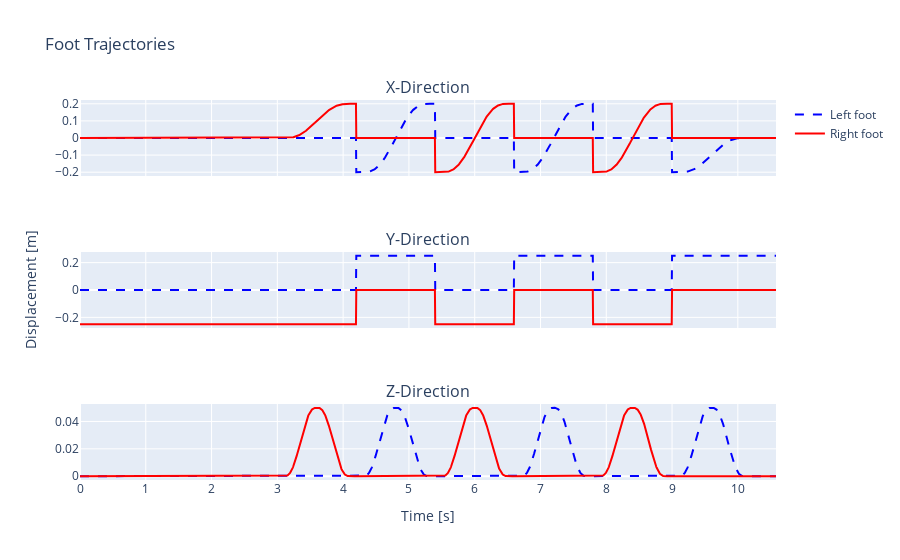

Source (notebook cell):
### Code cell
import plotly.express as px
from plotly.subplots import make_subplots
import plotly.graph_objects as go

data = motion_traj
time = data['time']
left_foot_color = 'blue'
right_foot_color = 'red'

fig = make_subplots(rows=3, 
                    cols=1,  # Remove the 0 before cols=1
                    vertical_spacing=0.2,
                    subplot_titles=('X-Direction', 'Y-Direction', 'Z-Direction'),
                    shared_xaxes=True,
                    shared_yaxes=True
)
fig.add_trace(go.Scatter(x=time, y=data['left_foot_x'], mode='lines', line=dict(color=left_foot_color, dash='dash'), name='Left foot'), row=1, col=1)
fig.add_trace(go.Scatter(x=time, y=data['right_foot_x'], mode='lines', line=dict(color=right_foot_color), name='Right foot'), row=1, col=1)

fig.add_trace(go.Scatter(x=time, y=data['left_foot_y'], mode='lines', line=dict(color=left_foot_color, dash='dash'), showlegend=False, name='Left foot'), row=2, col=1)
fig.add_trace(go.Scatter(x=time, y=data['right_foot_y'], mode='lines', line=dict(color=right_foot_color), showlegend=False, name='Right foot'), row=2, col=1)

fig.add_trace(go.Scatter(x=time, y=data['left_foot_z'], mode='lines', line=dict(color=left_foot_color, dash='dash'), showlegend=False, name='Left foot'), row=3, col=1)
fig.add_trace(go.Scatter(x=time, y=data['right_foot_z'], mode='lines', line=dict(color=right_foot_color), showlegend=False, name='Right foot'), row=3, col=1)

fig.update_xaxes(title_text='Time [s]', row=3, col=1)
fig.update_yaxes(title_text='Displacement [m]', row=2, col=1)
fig.update_xaxes(dtick=1)
fig.update_layout(title='Foot Trajectories')
fig.show()

### Figure 1 — Plotly figure (JSON) as saved in the notebook; plotly's stock layout.template omitted (floating-point values rounded to 4 significant figures; data arrays with more than 128 entries replaced by an {"elided": "..."} marker saying what was removed)
{"data": [{"line": {"color": "blue", "dash": "dash"}, "mode": "lines", "name": "Left foot", "type": "scatter", "x": {"elided": "2117 float values"}, "xaxis": "x", "y": {"elided": "2117 float values"}, "yaxis": "y"}, {"line": {"color": "red"}, "mode": "lines", "name": "Right foot", "type": "scatter", "x": {"elided": "2117 float values"}, "xaxis": "x", "y": {"elided": "2117 float values"}, "yaxis": "y"}, {"line": {"color": "blue", "dash": "dash"}, "mode": "lines", "name": "Left foot", "showlegend": false, "type": "scatter", "x": {"elided": "2117 float values"}, "xaxis": "x2", "y": {"elided": "2117 float values"}, "yaxis": "y2"}, {"line": {"color": "red"}, "mode": "lines", "name": "Right foot", "showlegend": false, "type": "scatter", "x": {"elided": "2117 float values"}, "xaxis": "x2", "y": {"elided": "2117 float values"}, "yaxis": "y2"}, {"line": {"color": "blue", "dash": "dash"}, "mode": "lines", "name": "Left foot", "showlegend": false, "type": "scatter", "x": {"elided": "2117 float values"}, "xaxis": "x3", "y": {"elided": "2117 float values"}, "yaxis": "y3"}, {"line": {"color": "red"}, "mode": "lines", "name": "Right foot", "showlegend": false, "type": "scatter", "x": {"elided": "2117 float values"}, "xaxis": "x3", "y": {"elided": "2117 float values"}, "yaxis": "y3"}], "layout": {"annotations": [{"font": {"size": 16}, "showarrow": false, "text": "X-Direction", "x": 0.5, "xanchor": "center", "xref": "paper", "y": 1, "yanchor": "bottom", "yref": "paper"}, {"font": {"size": 16}, "showarrow": false, "text": "Y-Direction", "x": 0.5, "xanchor": "center", "xref": "paper", "y": 0.6, "yanchor": "bottom", "yref": "paper"}, {"font": {"size": 16}, "showarrow": false, "text": "Z-Direction", "x": 0.5, "xanchor": "center", "xref": "paper", "y": 0.2, "yanchor": "bottom", "yref": "paper"}], "title": {"text": "Foot Trajectories"}, "xaxis": {"anchor": "y", "domain": [0, 1], "dtick": 1, "matches": "x3", "showticklabels": false}, "xaxis2": {"anchor": "y2", "domain": [0, 1], "dtick": 1, "matches": "x3", "showticklabels": false}, "xaxis3": {"anchor": "y3", "domain": [0, 1], "dtick": 1, "title": {"text": "Time [s]"}}, "yaxis": {"anchor": "x", "domain": [0.8, 1]}, "yaxis2": {"anchor": "x2", "domain": [0.4, 0.6], "title": {"text": "Displacement [m]"}}, "yaxis3": {"anchor": "x3", "domain": [0, 0.2]}}}
